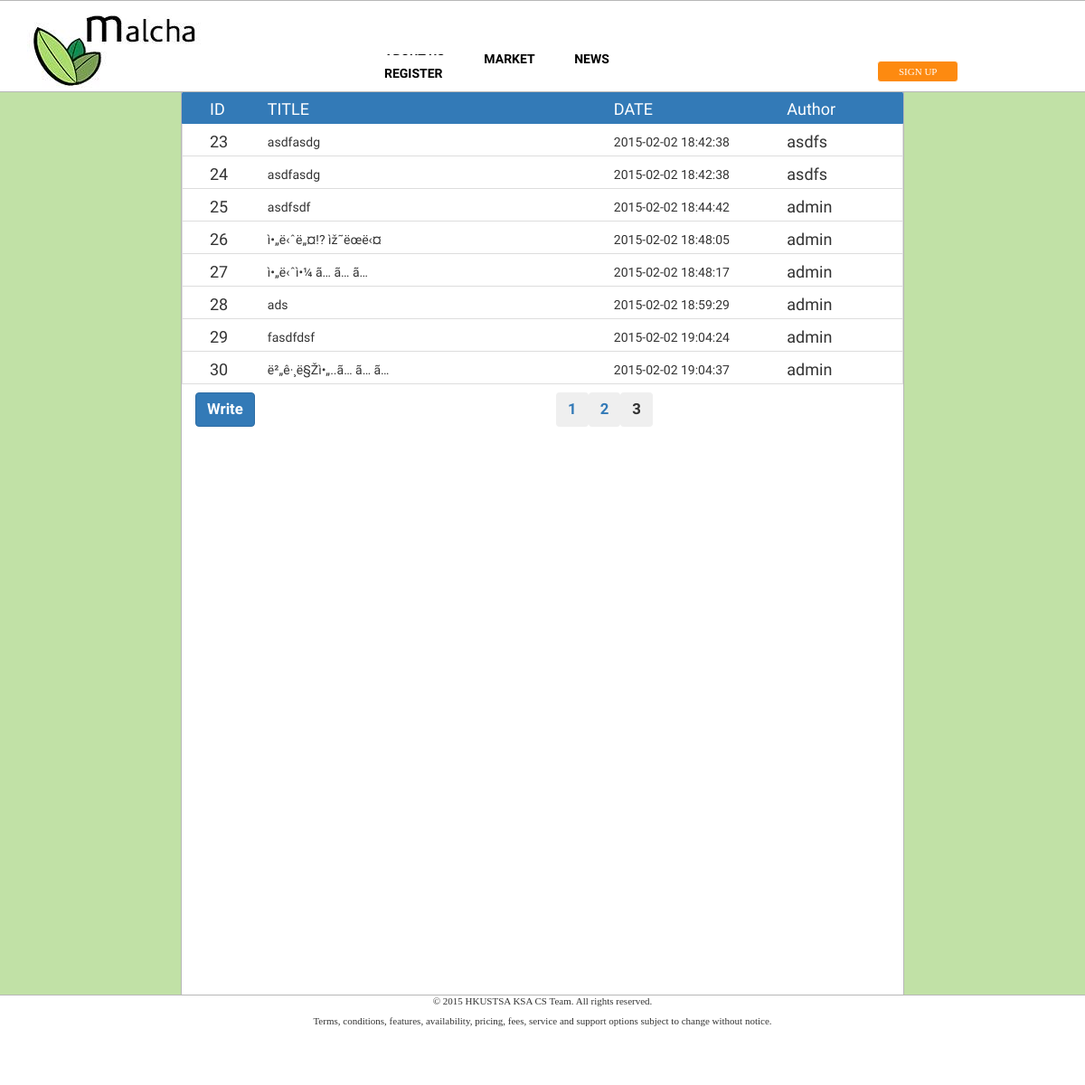
The app's page /news.php?no=20, older data.
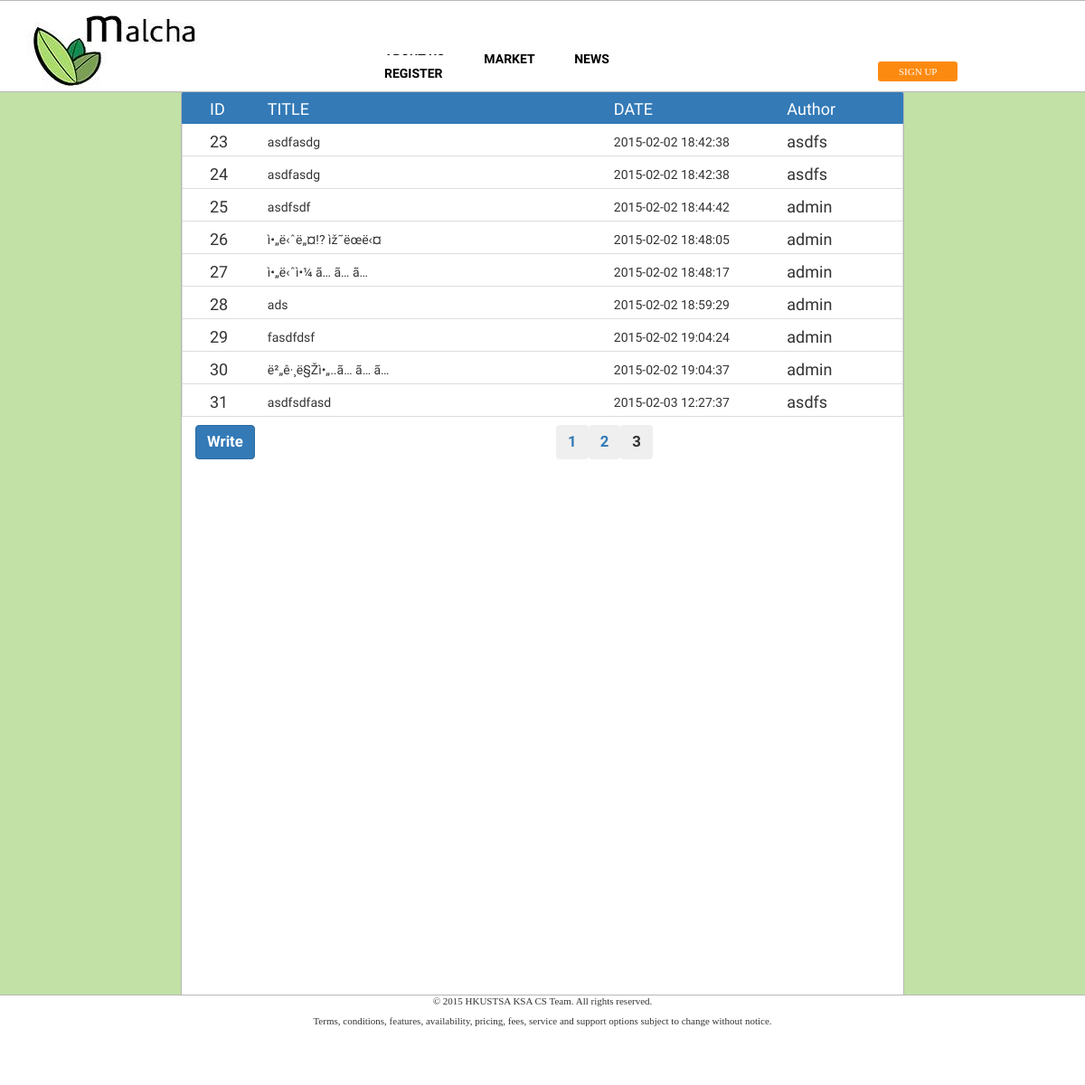
The same page, newer data.
### tables this page shows
CREATE TABLE IF NOT EXISTS `news` (
`key` smallint(5) unsigned NOT NULL,
  `id` varchar(20) NOT NULL,
  `sid` int(11) NOT NULL,
  `title` varchar(70) NOT NULL,
  `content` text NOT NULL,
  `wdate` datetime NOT NULL
);

### news.php (the view, shortened to what this page needs)
<?php include './head.php'; ?>
<?php include './header.php';
include './db_info.php';
$page_size = 10;
$page_list_size = 5;
if(!isset($_GET['no'])){
	$_GET['no'] = 0;
} else {
	$no = $_GET['no'];
}
$sql = "SELECT * FROM news LIMIT $no, $page_size";
$result = mysqli_query($conn, $sql);
$sql2 = "SELECT count(*) FROM news";
$result_count = mysqli_query($conn,$sql2);
$result_row = mysqli_fetch_row($result_count);
$total_row = $result_row[0];
$total_page = ceil($total_row / $page_size);
$current_page = ceil(($no+1)/$page_size);
?>
	<div class="content">
		<div class="inner">
			<div class="bodyframe">
				<div class="list-group">
					<a style="padding-bottom: 25px" class="list-group-item active">
						<div class="col-md-1">
							<h4 class="list-group-item-heading">ID</h4>
						</div>
						<div class="col-md-6">
							<h4 class="list-group-item-heading">TITLE</h4>
						</div>
						<div class="col-md-3">
							<h4 class="list-group-item-heading">DATE</h4>
						</div>
						<div class="col-md-2">
							<h4 class="list-group-item-heading">Author</h4>
						</div>
					</a>
					<?php
						while($row=mysqli_fetch_array($result)){
						echo '	<a style="padding-bottom: 25px" class="list-group-item">
									<div class="col-md-1">
									<h4 class="list-group-item-heading">'.$row['key'].'</h4>
								</div>
								<div class="col-md-6">
									<p class="list-group-item-heading">'.$row['title'].'</p>
								</div>
								<div class="col-md-3">
									<p class="list-group-item-heading">'.$row['wdate'].'</p>
								</div>
								<div class="col-md-2">
									<h4 class="list-group-item-heading">'.$row['id'].'</h4>
								</div>
							</a>';
						}
						$start_page = floor(($current_page -1) /$page_list_size) * $page_list_size + 1;
						$end_page = $start_page + $page_list_size -1;
					?>
					<div style="margin-top:10px" class="form-group">
                       	<div class="col-md-3 controls">
                            <a href="write.php" style="font-size: 120%; font-weight: bold" id="btn-save" class="btn btn-primary">Write</a>
                        </div>
						<div class="col-md-3 controls">
                            <a href='' class="btn"></a>
                        </div>
						<div class="col-md-6 controls">
                            <?php
								if($total_page < $end_page){
									$end_page = $total_page;
								}
								for($i=$start_page;$i <= $end_page;$i++){
									$page =($i-1) * $page_size;
									if($no!=$page){
										echo '<a href='. $_SERVER['PHP_SELF'].'?no='.$page.'>';
									}
									echo '<button style="font-size: 120%; font-weight: bold" type="button" class="btn">'. $i .'</button>';
									if($no!=$page){
										echo "</a>";
									}
								}
							?>
						</div>
                    </div>
				</div>
			</div>
		</div>
	</div>
<?php include './footer.php' ?>

Row changes from the older to the newer data that the page shows:
added news: key "31", title "asdfsdfasd", wdate "2015-02-03 12:27:37", id "asdfs"
